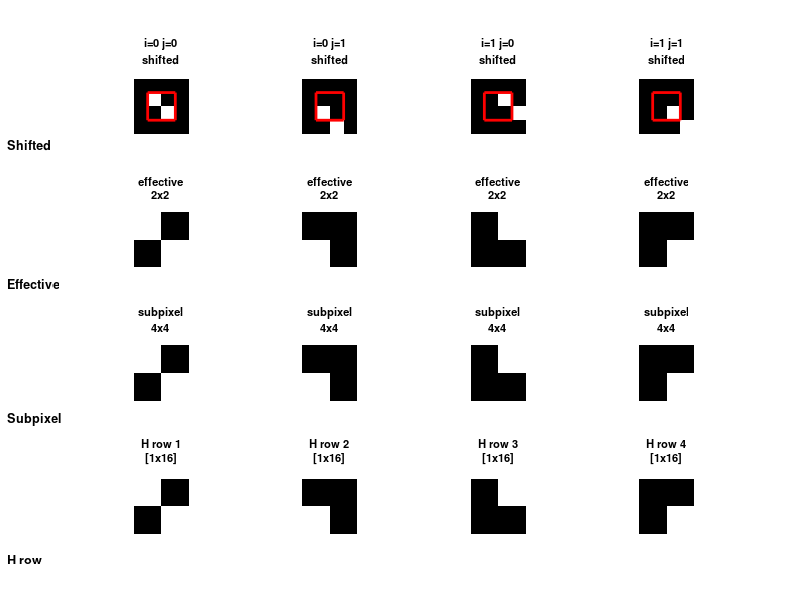

Source code (MATLAB): (Note: this script raises an error after producing the figure.)
% p : base speckle pattern size (16, 32, 64)
% Mx : effective imaging area width
% My : effective imaging area height
% Nx : subpixel shifts in x (2, 4, 8)
% Ny : subpixel shifts in y
% N : number of random speckle patterns

clear; clc; close all;
addpath('core');

p = 2;   
Nx = 1;   
Ny = 1;  
N = 1;   

pat = [0 0 0 0;
       0 1 0 0;
       0 0 1 0;
       0 0 0 0];

patterns = cell(1,1);
patterns{1} = double(pat);

fprintf('Base pattern:\n'); disp(pat);
fprintf('Effective area:\n'); disp(pat(2:p+1, 2:p+1));


total_shifts = (Nx+1) * (Ny+1); % = 4
% grid: 4 rows (one per stage), total_shifts cols (one per shift)
% total subplots = 4 * 4 = 16  

figure('Name','Subpixel Shifts','Position',[100 100 1000 700]);

col = 1;   

for i = 0:Nx
    for j = 0:Ny

        shifted = circshift(pat, [j, i]);

        effective = shifted(2:p+1, 2:p+1);

        subpixel = kron(effective, ones(Ny+1, Nx+1));

        h_row_2d = reshape(subpixel(:)', size(subpixel));


        fprintf('\n--- shift(i=%d j=%d) ---\n', i, j);
        fprintf('shifted:\n'); disp(shifted);
        fprintf('effective:\n'); disp(effective);
        fprintf('subpixel:\n'); disp(subpixel);
        fprintf('H row:\n'); disp(subpixel(:)');

        % shifted pattern
        subplot(4, total_shifts, col);
        imagesc(shifted); colormap gray; axis image off;
        hold on;
        rectangle('Position',[1.5 1.5 p p],'EdgeColor','r','LineWidth',2);
        title(sprintf('i=%d j=%d\nshifted',i,j),'FontSize',8);

        %effective area
        subplot(4, total_shifts, col + total_shifts);
        imagesc(effective); colormap gray; axis image off;
        title(sprintf('effective\n%dx%d',p,p),'FontSize',8);

        %subpixel
        subplot(4, total_shifts, col + 2*total_shifts);
        imagesc(subpixel); colormap gray; axis image off;
        title(sprintf('subpixel\n%dx%d',size(subpixel,1),size(subpixel,2)),'FontSize',8);

        %H row reshaped
        subplot(4, total_shifts, col + 3*total_shifts);
        imagesc(h_row_2d); colormap gray; axis image off;
        title(sprintf('H row %d\n[1x%d]',col,numel(subpixel)),'FontSize',8);

        col = col + 1;
    end
end


annotation('textbox',[0.01 0.75 0.07 0.05],'String','Shifted', ...
           'EdgeColor','none','FontSize',9,'FontWeight','bold');
annotation('textbox',[0.01 0.52 0.07 0.05],'String','Effective', ...
           'EdgeColor','none','FontSize',9,'FontWeight','bold');
annotation('textbox',[0.01 0.29 0.07 0.05],'String','Subpixel', ...
           'EdgeColor','none','FontSize',9,'FontWeight','bold');
annotation('textbox',[0.01 0.06 0.07 0.05],'String','H row', ...
           'EdgeColor','none','FontSize',9,'FontWeight','bold');

sgtitle(sprintf('p=%d Nx=%d Ny=%d | %d shifts | red=effective area', ...
        p, Nx, Ny, total_shifts));
saveas(gcf,'results/figures/test_H_shifts.png');
fprintf('\nFigure saved.\n');
